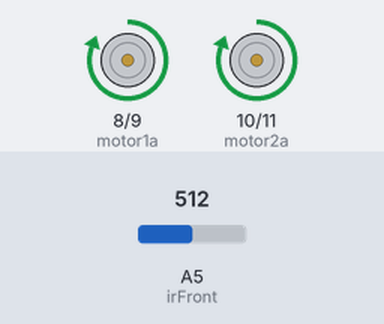
Bench run of a sketch on a simulated Arduino Uno, built with avr-gcc and run on an emulated ATmega328P. On the bench: motor-driver pin pairs drawn as motors (green arrow = first pin HIGH = forward, orange = second pin HIGH = backward, longer = more drive). The test bench sets the inputs (shaded band); at power-on: A5 (irFront) = 512.

Above: at 0.5 s.
At 3.7 s:
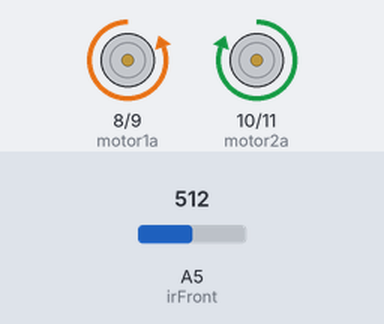
At 5.5 s:
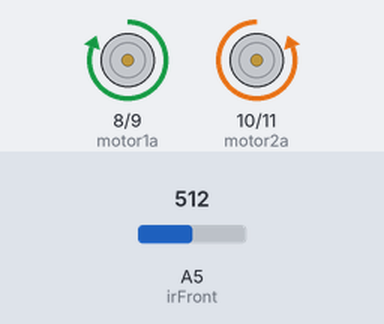
At 9.0 s:
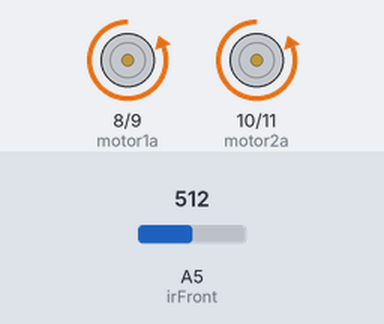
Timing chart, 0 to 9.8 s (numbered marks = the images above):
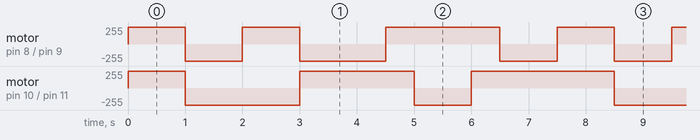

The sketch:

RobotCar.ino
```cpp
//Motor pins
//Motor pins. 1 is right motor, 2 is left motor
const int motor1a = 8;
const int motor1b = 9;

const int motor2a = 10;
const int motor2b = 11;

//Sensor pins
const int photoLeft = A0;
const int photoRight = A1;
const int photoCenter = A2;
const int irLeft = A3;
const int irRight = A4;
const int irFront= A5;

//State


//Motor states

int m1aState= LOW;
int m1bState = LOW;

int m2aState= LOW;
int m2bState= LOW;


//input values

const int photoThres= 2.5;


const int irClose= 1.5; //1.5 V threshold

//Initialization function
//void setup() {
  //Put each pin in the correct mode.
  //Motors are in OUTPUT mode

//Initialization function
void setup() {
  //Put each pin in the correct mode.
  //Motor control pins are output

  pinMode(motor1a, OUTPUT);
  pinMode(motor1b, OUTPUT);
  pinMode(motor2a, OUTPUT);
  pinMode(motor2b, OUTPUT);
}

int main() {
  delay(1000);
  forward();
  delay(500);
  turnCounterClockwise();
  delay(500);
  halt();
}
//Infinite loop called automatically by the Arduino board
void loop(){

  //Digital write writes a value, HIGH or LOW to the output port
  //test sequence
  forward();
  delay (1000);
  backward();
  delay(1000);
  turnCounterClockwise();
  delay(1000);
  turnClockwise();
  delay(1000);
  correctToRight();
  correctToLeft();


  //line following- in progress
  /*
   if (analogRead(photoCenter== photocRed)
     halt();
     delay(500);
   else */

   if (analogRead(irFront) >= irClose) {
     halt();
     delay(500);
   }else{
      if((analogRead(photoRight) > photoThres)&& (analogRead(photoLeft) > photoThres)){
        forward();
        delay(500);

      }

    if((analogRead(photoLeft)< photoThres)&&(analogRead(photoRight)< photoThres)){
      backward();
      delay(500);
      halt();

    }
     if((analogRead(photoLeft)> photoThres)&&(analogRead(photoRight)<photoThres)){
       correctToRight();
       delay(500);
       halt();

    }

    if ((analogRead(photoRight) > photoThres)&& (analogRead(photoLeft) < photoThres)){
     correctToLeft();
     delay(500);
     halt();
    }
    if (analogRead(irRight)>= irClose){
      correctToRight();
      delay(500);
      halt();
    }
    if (analogRead(irLeft)>=irClose){
      correctToLeft();
      delay(500);
      halt();
    }


  }
}

void correctToRight(){
   turnClockwise();
   delay(500);
   forward();
   delay(500);
   turnCounterClockwise();
   delay(500);
   halt();
}

void correctToLeft(){
   turnCounterClockwise();
   delay(500);
   forward();
   delay(500);
   turnClockwise();
   delay(500);
   halt();
}

void turnCounterClockwise()
{
  //left motor backwards, right motor forward

  digitalWrite(motor1a, HIGH);
  m1aState= HIGH;
  digitalWrite(motor1b, LOW);
  m1bState= LOW;

  digitalWrite(motor2a, LOW);
  m2aState= LOW;
  digitalWrite(motor2b, HIGH);
  m2bState= LOW;
}

void turnClockwise(){
  //left motor forward, right motor backwards

  digitalWrite(motor1a, LOW);
  m1aState= HIGH;
  digitalWrite(motor1b, HIGH);
  m1bState= LOW;

  digitalWrite(motor2a, HIGH);
  m2aState= LOW;
  digitalWrite(motor2b, LOW);
  m2bState= HIGH;
}

void halt(){
  //stops motors by turning enables for both motors off
  digitalWrite(motor1a, LOW);
  m1aState= LOW;
  digitalWrite(motor1b, HIGH);
  m1bState= LOW;

  digitalWrite(motor2a, HIGH);
  m2aState= LOW;
  digitalWrite(motor2b, LOW);
  m2bState= LOW;
}

void forward() {
  //both motors forward

  digitalWrite(motor1a, HIGH);
  m1aState= HIGH;
  digitalWrite(motor1b, LOW);
  m1bState= LOW;

  digitalWrite(motor2a, HIGH);
  m2aState= HIGH;
  digitalWrite(motor2b, LOW);
  m2bState= LOW;
}

void backward() {
  //both motors back

  digitalWrite(motor1a, LOW);
  m1aState= LOW;
  digitalWrite(motor1b, HIGH);
  m1bState= HIGH;

  digitalWrite(motor2a, LOW);
  m2aState= LOW;
  digitalWrite(motor2b, HIGH);
  m2bState= HIGH;

}

void resume(){
  //restores states

 digitalWrite(motor1a, m1aState);
 digitalWrite(motor1b, m1bState);

 digitalWrite(motor2a, m2aState);
 digitalWrite(motor2b, m2bState);
}
```

Measured:
- by itself, motor on pin 10 (motor2a) / pin 11 (motor2b): repeats every 7.5 s: backward 255/255 2.0 s, forward 255/255 2.0 s, backward 255/255 1.0 s, forward 255/255 2.5 s
- by itself, motor on pin 8 (motor1a) / pin 9 (motor1b): repeats every 7.5 s: backward 255/255 1.0 s, forward 255/255 1.0 s, backward 255/255 1.5 s, forward 255/255 2.0 s, backward 255/255 1.0 s, forward 255/255 1.0 s
